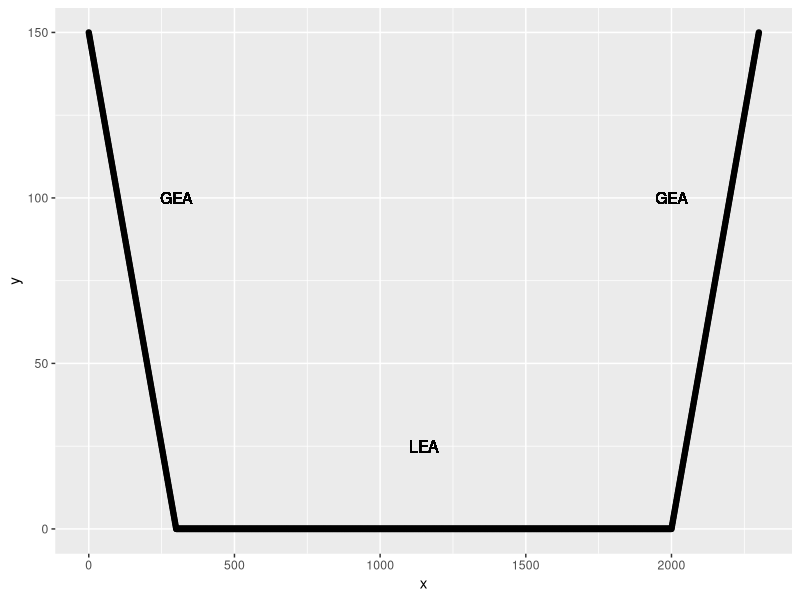
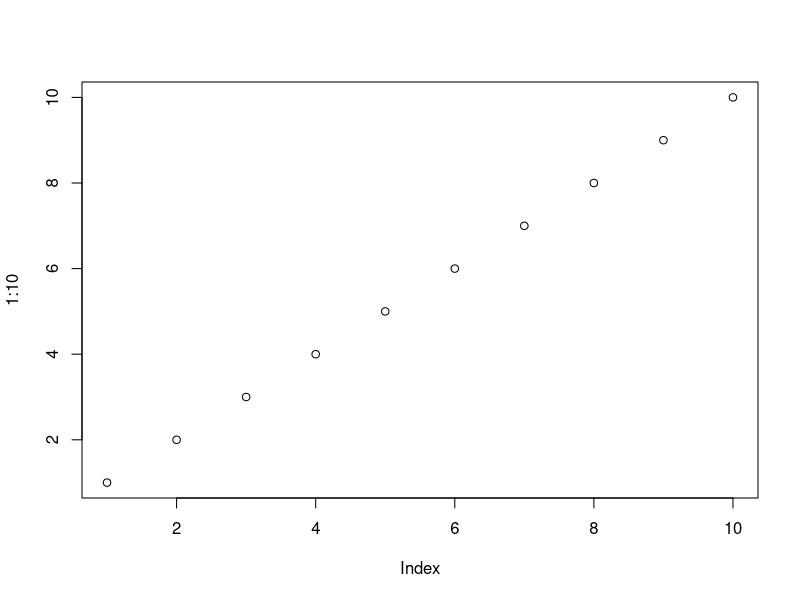
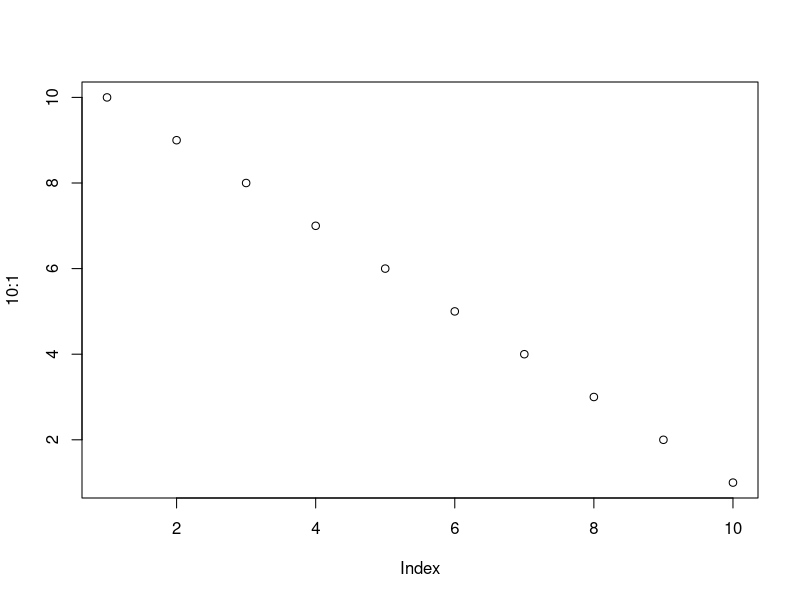

Reproduce these figures in R, in order.
## ---- chunk 1
library(ggplot2)
sim_groove <- function(beta = c(-0.5,0.5), a = 300)
{
  x <- seq(from = 0, to = 2300, by = 1)
  med <- median(x)
  y <- 1*(x <= a)*(beta[1]*(x - med) - beta[1]*(a - med)) + 
    1*(x >= 2300 - a)*(beta[2]*(x - med) - beta[2]*(2300 - a - med))
  return(data.frame("x" = x, "y" = y))
}

d <- sim_groove()
ggplot(data = d) +
  geom_point(aes(x = x, y = y)) +
  geom_text(mapping = aes(x = 300, y = 100, label = "GEA")) + 
  geom_text(mapping = aes(x = 2000, y = 100, label = "GEA")) +
  geom_text(mapping = aes(x = 2300/2, y = 25, label = "LEA"))

## ---- chunk 2
knitr::opts_chunk$set(
  collapse = TRUE,
  comment = "#>"
)
## ---- chunk 3
plot(1:10)
plot(10:1)
## ---- chunk 4
knitr::kable(head(mtcars, 10))
